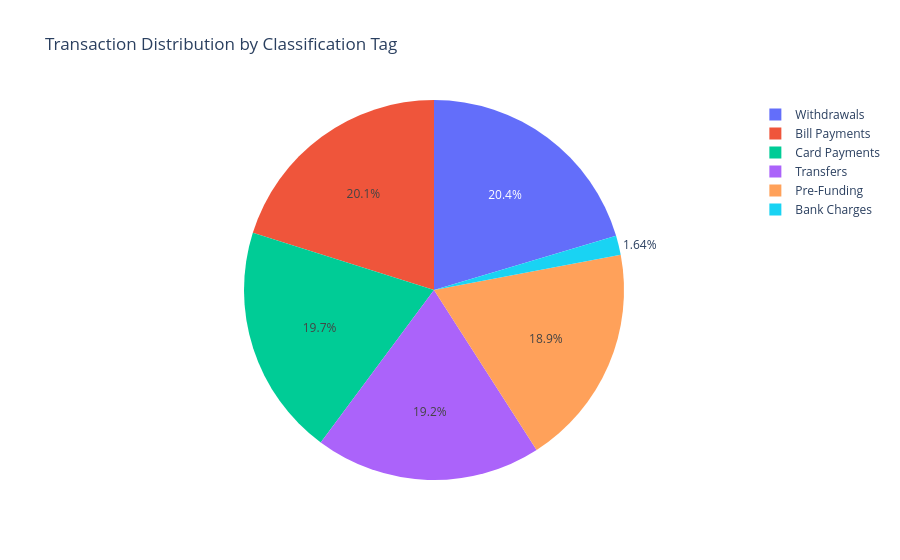

Notebook code for this chart:
### Markdown cell above
##  Section 5: Exploratory Data Analysis (EDA)

### What is EDA?
Exploratory Data Analysis is the process of investigating and visualizing data to:
- **Discover patterns** in transaction behavior
- **Identify anomalies** that deviate from normal patterns
- **Find relationships** between variables
- **Generate hypotheses** for further investigation

### EDA Components

####  **5.1 Transaction Distribution**
- Which transaction types occur most frequently?
- How are transactions distributed over time?
- Daily/weekly patterns in transaction volume

####  **5.2 Status Analysis**
- What percentage of transactions complete successfully?
- How many fail, get cancelled, or refunded?
- Which statuses correlate with fraud?

####  **5.3 Amount Analysis**
- Statistical summary by classification and status
- Typical transaction sizes
- Anomalies in amounts

####  **5.4 Relationship Analysis**
- How do status and classification interact?
- Which transaction types have highest failure rates?
- Correlation between variables

---

### Code cell
# 2.1 Transaction Distribution Analysis
import plotly.express as px

    

print("\n[2.1] Transaction Distribution by Classification Tag")
print("-" * 80)
tag_distribution = df['Classification_Tag'].value_counts()
print(tag_distribution)
print(f"\nPercentage Distribution:")
print((tag_distribution / len(df) * 100).round(2))

# Create a pie chart using plotly
fig = px.pie(values=tag_distribution.values, names=tag_distribution.index, title="Transaction Distribution by Classification Tag")
fig.show()

### Figure 1 — Plotly figure (JSON) as saved in the notebook; plotly's stock layout.template omitted (floating-point values rounded to 4 significant figures)
{"data": [{"domain": {"x": [0, 1], "y": [0, 1]}, "hovertemplate": "label=%{label}<br>value=%{value}<extra></extra>", "labels": ["Withdrawals", "Bill Payments", "Card Payments", "Transfers", "Pre-Funding", "Bank Charges"], "legendgroup": "", "name": "", "showlegend": true, "type": "pie", "values": [622, 614, 601, 587, 576, 50]}], "layout": {"legend": {"tracegroupgap": 0}, "title": {"text": "Transaction Distribution by Classification Tag"}}}
